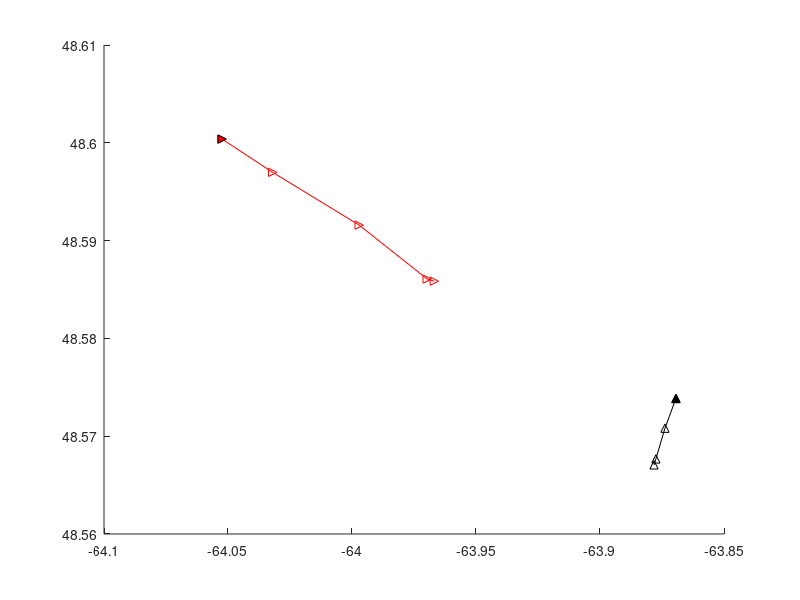

MATLAB code to generate this figure: (Note: this script raises an error after producing the figure.)
% GoSL2018_rangetest
% dtag range test calculations

MacareuxLats = [48.56706901
48.56767897
48.57082
48.57386003];
MacareuxLons = [-63.87822004
-63.87746098
-63.87381099
-63.86937596];
%MacareuxTime = [2018-09-05T 21:38:23Z
%2018-09-05T 21:41:16Z
%2018-09-05T 21:58:39Z
%2018-09-05T 22:18:07Z]; 

CetusLats = [48.58585, 48.586067, 48.591583, 48.59698, 48.60038]; 
CetusLons = [-63.96682, -63.969683, -63.997117, -64.032, -64.0524]; 
% CetusTimes = 17:57:22, 17:58:29, 18:05:48, 18:12:35, 18:16:22

figure(1), clf, hold on
plot(MacareuxLons,MacareuxLats,'k^-'), plot(MacareuxLons(end),MacareuxLats(end),'k^','MarkerFaceColor','k')
plot(CetusLons,CetusLats,'r>-'), plot(CetusLons(end),CetusLats(end),'k>','MarkerFaceColor','r')

% calculate distances, working backwards
lldistkm([MacareuxLats(4) MacareuxLons(4)], [CetusLats(end) CetusLons(end)])/1.852 % nm, lost d3 on large antenna
lldistkm([MacareuxLats(4) MacareuxLons(4)], [CetusLats(4) CetusLons(4)])/1.852 % lost d3 on handheld
lldistkm([MacareuxLats(3) MacareuxLons(3)], [CetusLats(3) CetusLons(3)])/1.852 % lost d4 on large antenna
lldistkm([MacareuxLats(3) MacareuxLons(3)], [CetusLats(2) CetusLons(2)])/1.852 % lost d3 on handheld

